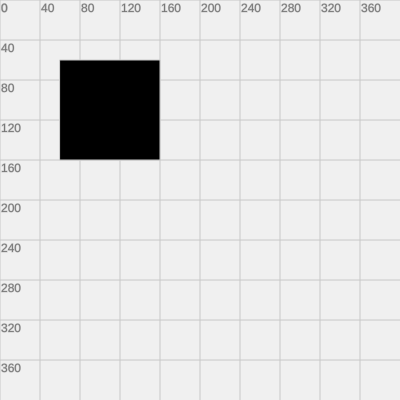
Frame 1 (no input)
Frame 60 (no input): identical to frame 1, image omitted
Frame 120 (the mouse pressed at the canvas centre since frame 60): identical to frame 1, image omitted

The p5.js sketch that drew this single still picture (run headless with seeded random() and noise() and a simulated clock; from frame 60 on, the mouse is pressed at the canvas centre):

// p5.js sketch
// ── sketch.js
function setup() {
  createCanvas(400, 400);
}

function draw() {
  background(240);
  drawGrid();
  fill(0);
  rect(60, 60, 100, 100);
}

function drawGrid(){
  stroke(200);
  fill(120);
  
  for(var x = -width; x < width; x +=40){
    line(x, -height, x, height);
    text(x, x+1, 12);
  }
  
  for(var y = -height; y < height; y +=40){
    line(-width, y, width, y);
    text(y, 1, y+12);
  }
}
